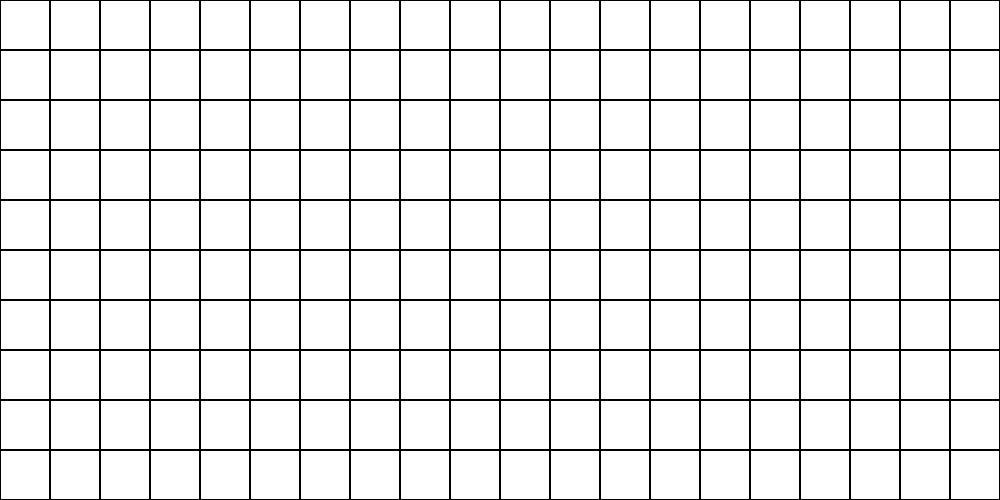
Frame 1 (no input)
Frame 60 (no input): identical to frame 1, image omitted
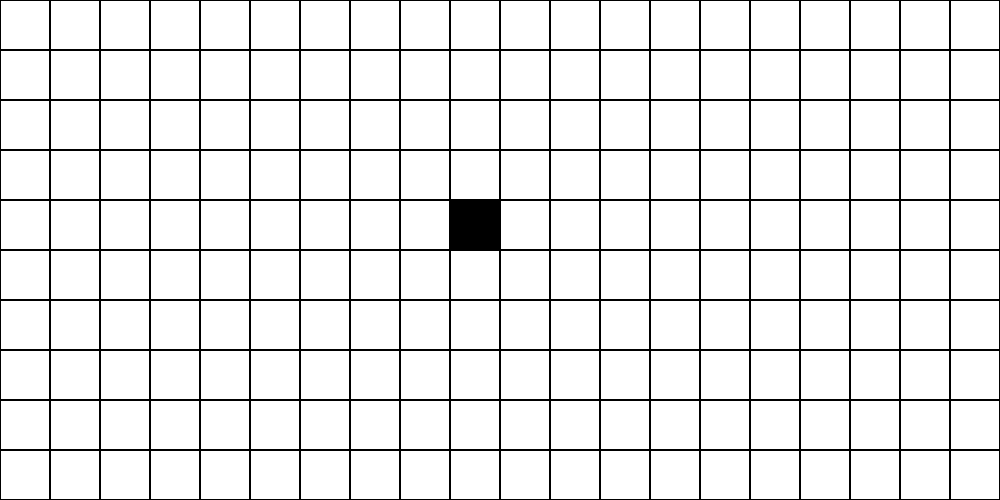
Frame 120 (the mouse pressed at the canvas centre since frame 60)

The p5.js sketch that drew these frames (run headless with seeded random() and noise() and a simulated clock; from frame 60 on, the mouse is pressed at the canvas centre):

// p5.js sketch
// ── sketch.js
function Cell(x, y, xSize, ySize, columnIndex, rowIndex, isAlive = false) {
	this.x = x, this.y = y, this.xSize = xSize, this.ySize = ySize, this.columnIndex = columnIndex, this.rowIndex = rowIndex, this.isAlive = isAlive;
}

Cell.prototype.contains = function (x, y) {
	if (x >= this.x && x <= this.x + this.xSize && y >= this.y && y <= this.y + this.ySize) return true;
	return false;
}

Cell.prototype.show = function () {
	if (this.isAlive) fill(0);
	else fill(255);
	rect(this.x, this.y, this.xSize, this.ySize);
}

Cell.prototype.changeState = function () {
	this.isAlive = !this.isAlive;
}

function make2DArray(cols, rows) {
	const arr = new Array(cols), xSize = width / cols, ySize = height / rows;
	for (let i = 0; i < cols; i++) {
		arr[i] = new Array(rows);
		for (let j = 0; j < rows; j++) {
			arr[i][j] = new Cell(i * xSize, j * ySize, xSize, ySize, i, j);
		}
	}
	return arr;
}

const columns = 20, rows = 10, width = 1000, height = 500;
let grid;

function findCell(x, y) {
	for (let i = 0; i < columns; i++) {
		for (let j = 0; j < rows; j++) {
			if (grid[i][j].contains(mouseX, mouseY)) return grid[i][j];
		}
	}
	return null;
}

function updateGrid() {
	for (let i = 0; i < columns; i++) {
		for (let j = 0; j < rows; j++) {
			grid[i][j].show();
		}
	}
}

function setup() {
	grid = make2DArray(columns, rows);
	createCanvas(width, height);
	strokeWeight(2);
	for (let i = 0; i <= columns; i++) {
		line(width / columns * i, 0, width / columns * i, height);
		for (let j = 0; j <= rows; j++) {
			line(0, height / rows * j, width, height / rows * j);
		}
	}
}

function mousePressed() {
	const clickedCell = findCell(mouseX, mouseY);
	if (clickedCell) clickedCell.changeState();
}

function draw() {
	updateGrid();
}
// ── cell.js
function Cell(x, y, columnIndex, rowIndex, isAlive = false) {
	this.x = x;
	this.y = y;
	this.columnIndex = columnIndex;
	this.rowIndex = rowIndex;
	this.isAlive = isAlive;
}

Cell.prototype.contains = function (x, y, xSize, ySize) {
	return x >= this.x &&
		x <= this.x + xSize &&
		y >= this.y &&
		y <= this.y + ySize;
}

Cell.prototype.show = function (xSize, ySize) {
	if (this.isAlive) fill(0
	);
	else fill(255);
	rect(this.x, this.y, xSize, ySize);
}

Cell.prototype.getNewUpdated = function (nbrOfAliveNeighbourCells) {
	if (!this.isAlive && nbrOfAliveNeighbourCells === 3)
		return new Cell(this.x, this.y, this.columnIndex, this.rowIndex, true);
	else if (this.isAlive && (nbrOfAliveNeighbourCells < 2 || nbrOfAliveNeighbourCells > 3))
		return new Cell(this.x, this.y, this.columnIndex, this.rowIndex);
	return new Cell(this.x, this.y, this.columnIndex, this.rowIndex, this.isAlive);
}

Cell.prototype.changeState = function () {
	this.isAlive = !this.isAlive;
}

// ── grid.js
function Grid(cols, rows, width, height) {
	this.cols = cols;
	this.rows = rows;
	this.width = width;
	this.height = height;
	this.xRez = width / cols;
	this.yRez = height / rows;
	this.gridArray = (function () {
		const arr = new Array(cols);
		for (let i = 0; i < cols; i++) {
			arr[i] = new Array(rows);
			for (let j = 0; j < rows; j++)
				arr[i][j] = new Cell(i * (width / cols), j * (height / rows), i, j);
		}
		return arr;
	})()
}

Grid.prototype.findCell = function (x, y) {
	for (let i = 0; i < columns; i++)
		for (let j = 0; j < rows; j++)
			if (this.gridArray[i][j].contains(x, y, this.xRez, this.yRez)) return this.gridArray[i][j];
	return null;
}

Grid.prototype.isValidNeighbourCell = function (columnIndex, rowIndex) {
	return !!(this.gridArray[columnIndex] && this.gridArray[columnIndex][rowIndex]);
}

Grid.prototype.getNeighbourCells = function (cell) {
	const
		neighbourCells = [],
		i = cell.columnIndex,
		j = cell.rowIndex,
		neighboursIndex = [
			[i - 1, j - 1],
			[i, j - 1],
			[i + 1, j - 1],
			[i - 1, j],
			[i + 1, j],
			[i - 1, j + 1],
			[i, j + 1],
			[i + 1, j + 1]
		];

	for (let i = 0; i < neighboursIndex.length; i++)
		neighbourCells.push(
			this.isValidNeighbourCell(neighboursIndex[i][0], neighboursIndex[i][1])
				? this.gridArray[neighboursIndex[i][0]][neighboursIndex[i][1]] : null);
	return neighbourCells;
}

Grid.prototype.evaluateNeighbourCells = function (neighbourCells) {
	let alive = 0;
	for (let i = 0; i < neighbourCells.length; i++)
		if (neighbourCells[i]?.isAlive) alive += 1;
	return alive;
}

Grid.prototype.makeNextGrid = function () {
	const arr = new Array(this.cols);
	for (let i = 0; i < this.cols; i++) {
		arr[i] = new Array(this.rows);
	}
	return arr;
}

Grid.prototype.updateGrid = function () {
	const nextGrid = this.makeNextGrid();
	for (let i = 0; i < this.cols; i++)
		for (let j = 0; j < this.rows; j++) {
			const cell = this.gridArray[i][j];
			const neighbourCells = this.getNeighbourCells(cell);
			const nbrOfAliveNeighbourCells = this.evaluateNeighbourCells(neighbourCells);
			nextGrid[i][j] = cell.getNewUpdated(nbrOfAliveNeighbourCells);
		}
	this.gridArray = nextGrid;
}

Grid.prototype.showGrid = function () {
	for (let i = 0; i < columns; i++)
		for (let j = 0; j < rows; j++)
			this.gridArray[i][j].show(this.xRez, this.yRez);
}

Grid.prototype.changeCellState = function (x, y) {
	const cell = this.findCell(x, y);
	if (cell)	cell.changeState();
}
